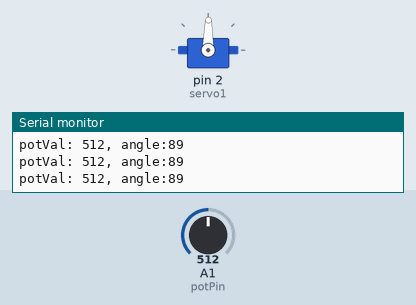
Simulated run of this sketch. Board: Arduino Uno, built with avr-gcc and run on an emulated ATmega328P. On the bench: servo, the last lines printed to the serial monitor. The test bench sets the inputs (shaded band); at power-on: A1 (potPin) = 512.

Above: at 1.2 s.
1.3 s: A1 (potPin) set to 556
At 2.1 s:
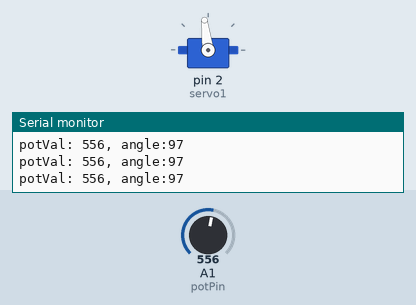
4.3 s: A1 (potPin) set to 581
At 5.2 s:
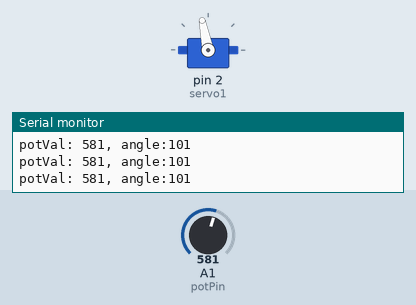
5.8 s: A1 (potPin) set to 306
At 7.0 s:
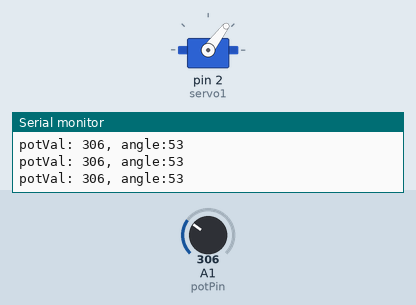
7.3 s: A1 (potPin) set to 107
At 7.7 s:
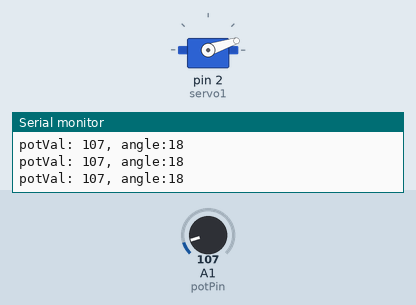
8.8 s: A1 (potPin) set to 95
At 10.2 s:
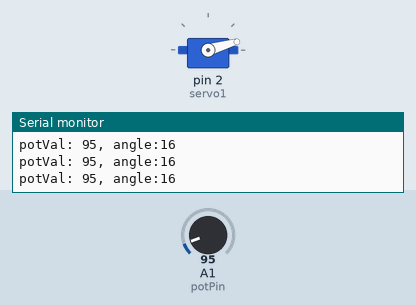
11.8 s: A1 (potPin) set to 716
At 12.5 s:
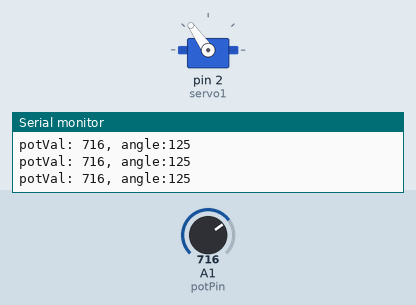
Timing chart, 0 to 14.3 s (numbered marks = the images above; inputs shaded):
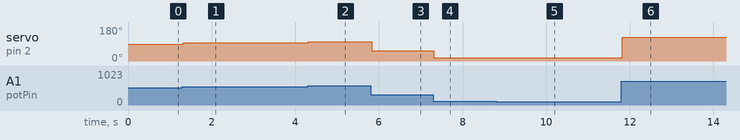

Measured:
- after the input at 1.3 s, servo on pin 2 (servo1): 89° → 97° at once
- after the input at 4.3 s, servo on pin 2 (servo1): 97° → 101° at once
- after the input at 5.8 s, servo on pin 2 (servo1): 101° → 53° at once
- after the input at 7.3 s, servo on pin 2 (servo1): 53° → 18° at once
- after the input at 8.8 s, servo on pin 2 (servo1): 18° → 16° at once
- after the input at 11.8 s, servo on pin 2 (servo1): 16° → 125° at once

The sketch:

Servo_Gir_Potenciometre.ino
```cpp
#include <Servo.h>

Servo servo1;

int const potPin = A1;
// Utilitzarem A1 per conectar el potenciometre
int potVal;
int angle;

void setup() {

   servo1.attach(2);
   // vincular el servo al pin 2
   Serial.begin(9600);
}

void loop() {

  potVal = analogRead(potPin);
  //Llegir el valor del potenciometre
  Serial.print("potVal: ");
  Serial.print(potVal);
  angle = map(potVal, 0, 1023, 0, 179);
  Serial.print(", angle:");
  Serial.println(angle);
  servo1.write(angle);
  delay(15);
  //Espera 15 milisegons
}
```
